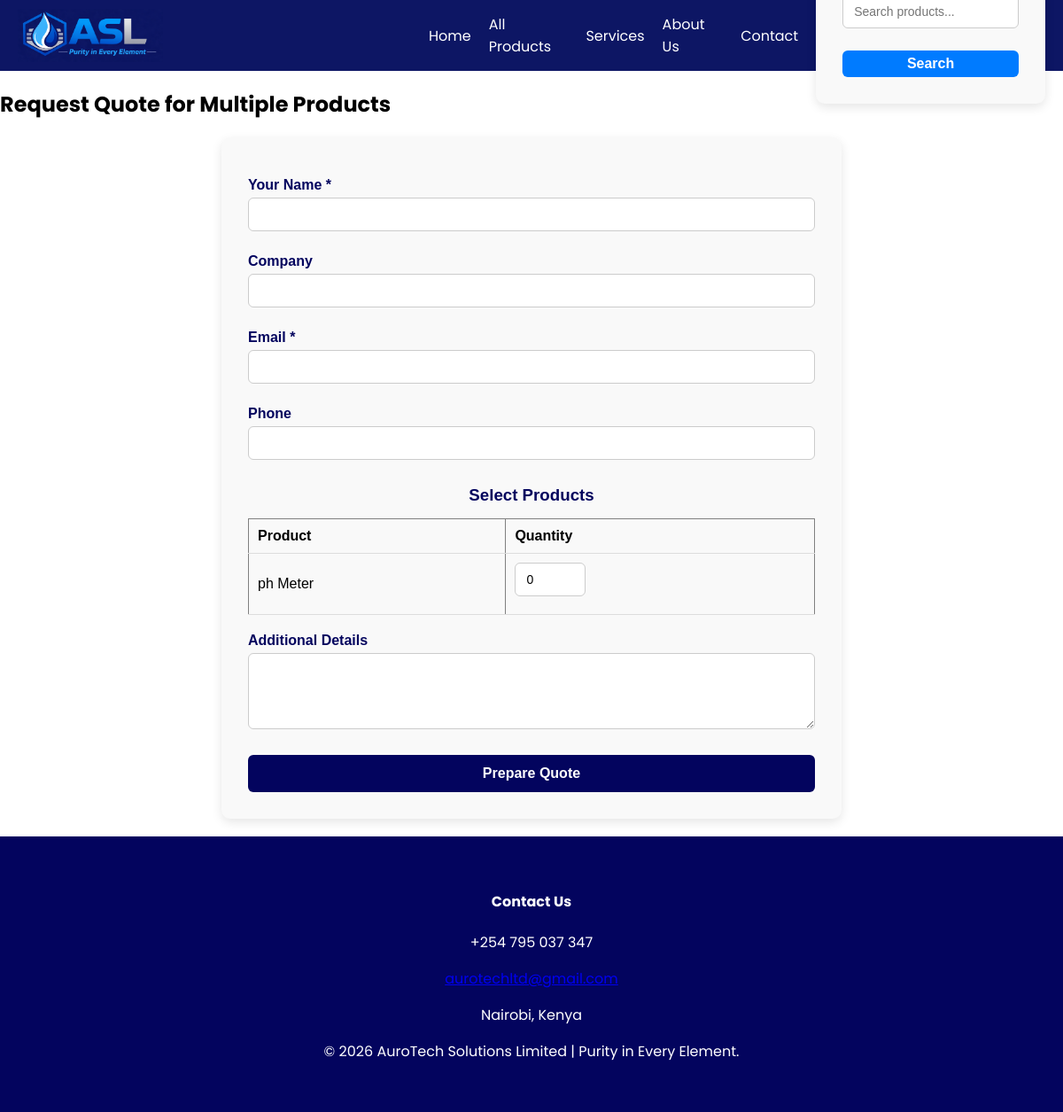
Before: /quote/ with the older database file.
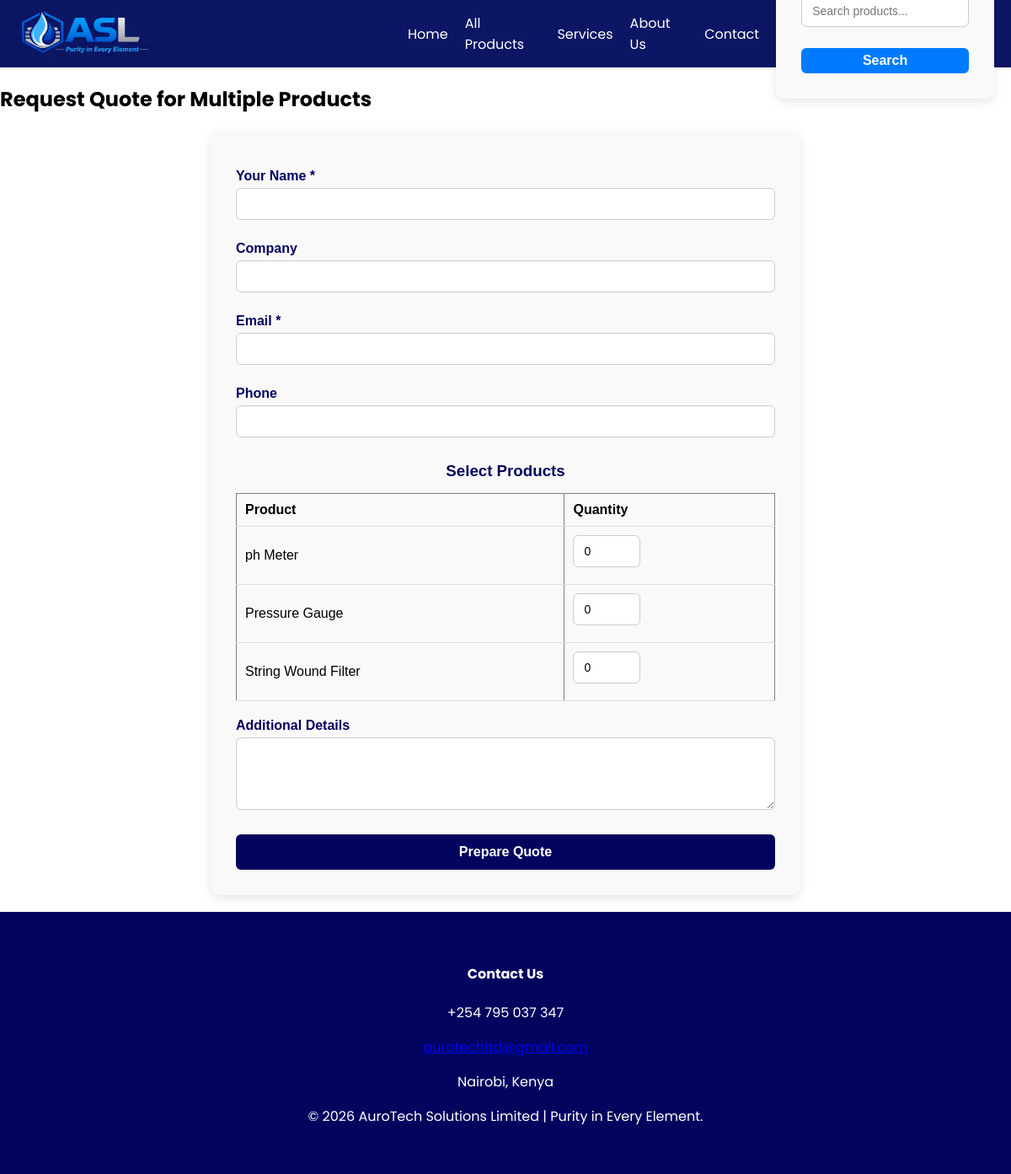
After: the same page with the newer database file.
### aurotech/models.py (models this page shows, shortened)
class Product(models.Model):
    core_product = models.ForeignKey(
        CoreProduct,
        on_delete=models.CASCADE,
        related_name='products'
    )
    name = models.CharField(max_length=200)
    slug = models.SlugField(unique=True)
    description = models.TextField()
    filter_size = models.CharField(max_length=100, blank=True, null=True)
    pore_size = models.CharField(max_length=100, blank=True, null=True)
    diameter = models.CharField(max_length=100, blank=True, null=True)
    price = models.DecimalField(max_digits=10, decimal_places=2, blank=True, null=True)
    image = CloudinaryField('image')
    odoo_id = models.IntegerField(null=True, blank=True, help_text="ID of this product in Odoo")

### aurotech/views.py (the view)
# urls.py: path('quote/', views.request_multi_quote, name='request_multi_quote'),
def request_multi_quote(request):
    products = list(Product.objects.values("id", "name"))
    return render(request, "aurotech/request_multi_quote.html", {
        "products": products
    })

### aurotech/templates/aurotech/request_multi_quote.html (shortened to what this page needs)
{% extends 'base.html' %}
{% block content %}
<h2>Request Quote for Multiple Products</h2>
<form id="quote-form">
    <div>
        <label>Your Name *</label>
        <input type="text" name="name" required>
    </div>
    <div>
        <label>Company</label>
        <input type="text" name="company">
    </div>
    <div>
        <label>Email *</label>
        <input type="email" name="email" required>
    </div>
    <div>
        <label>Phone</label>
        <input type="text" name="phone">
    </div>
    <h3>Select Products</h3>
    <table class="product-list" border="1" cellpadding="8" cellspacing="0" style="width:100%; text-align:left;">
        <tr>
            <th>Product</th>
            <th>Quantity</th>
        </tr>
        {% for product in products %}
        <tr>
            <td>{{ product.name }}</td>
            <td>
                <input type="number" name="quantity_{{ product.id }}" min="0" value="0">
            </td>
        </tr>
        {% endfor %}
    </table>
    <div>
        <label>Additional Details</label>
        <textarea name="message" rows="4"></textarea>
    </div>
    <button type="button" id="prepare-quote-btn">Prepare Quote</button>
</form>
{% endblock %}

### templates/base.html (shortened to what this page needs)
<!DOCTYPE html>
<html lang="en">
<head>
    {% load static %}
</head>
<body>
    <div class="navbar">
        <h2 class="logo">
            <img src="{% static 'images/products/ASL.png' %}" alt="AuroTech Logo">
        </h2>
        <div class="nav-links">
            <a href="{% url 'index' %}">Home</a>
            <a href="{% url 'all_products' %}">All Products</a>
            <a href="{% url 'services' %}">Services</a>
            <a href="{% url 'about_us' %}">About Us</a>
            <a href="{% url 'contact' %}">Contact</a>
            <form method="GET" action="{% url 'search_products' %}">
                <input type="text" name="q" placeholder="Search products...">
                <button type="submit">Search</button>
            </form>
        </div>
    </div>
    {% block content %}
    {% endblock %}
    <footer>
        <div class="footer-section">
            <h4>Contact Us</h4>
            <p> +254 795 037 347</p>
            <p><a href="mailto:aurotechltd@gmail.com">aurotechltd@gmail.com</a></p>
            <p> Nairobi, Kenya</p>
        </div>
        <p>© 2026 AuroTech Solutions Limited | Purity in Every Element.</p>
    </footer>
</body>
</html>

### templates/base.html (style rules this page uses)
* { box-sizing: border-box; }
html, body { max-width: 100%; overflow-x: hidden; }
body { margin: 0; font-family: 'Poppins', sans-serif; overflow-x: hidden; }
.navbar { background: #0D1664; height: 80px; padding: 10px 20px; display: flex; align-items: center; justify-content: space-between; color: white; position: relative; z-index: 1001; }
.logo { height: 100%; display: flex; align-items: center; flex: 0 0 40%; }
.logo img { height: 100%; width: auto; object-fit: contain; }
.nav-links { display: flex; align-items: center; gap: 20px; }
.nav-links a { color: white; text-decoration: none; }
.nav-links form input { padding: 6px 10px; border-radius: 6px; border: 1px solid #ccc; }
.nav-links form button { padding: 6px 12px; border: none; background: #007bff; color: white; border-radius: 6px; cursor: pointer; }
footer { background: #03045E; color: white; padding: 40px; text-align: center; }

### aurotech/templates/aurotech/request_multi_quote.html (style rules this page uses)
form { max-width: 700px; margin: 20px auto; padding: 30px; background-color: #f9f9f9; border-radius: 10px; box-shadow: 0 4px 12px rgba(0,0,0,0.1); font-family: Arial, sans-serif; }
form h2, form h3 { text-align: center; color: #03045E; margin-bottom: 15px; }
form label { display: block; margin-bottom: 5px; font-weight: bold; color: #03045E; margin-top: 15px; }
form input[type="text"], form input[type="email"], form input[type="number"], form textarea { width: 100%; padding: 10px 12px; border: 1px solid #ccc; border-radius: 6px; box-sizing: border-box; margin-bottom: 10px; font-size: 14px; }
form button { display: block; width: 100%; padding: 12px; background-color: #03045E; color: white; font-size: 16px; font-weight: bold; border: none; border-radius: 6px; cursor: pointer; margin-top: 15px; }
.product-list { width: 100%; border-collapse: collapse; margin-bottom: 20px; }
.product-list th, .product-list td { padding: 10px; border-bottom: 1px solid #ddd; }
.product-list input[type="number"] { width: 80px; }

Changed rows visible on the page:
added Product: name "Pressure Gauge"
added Product: name "String Wound Filter"
